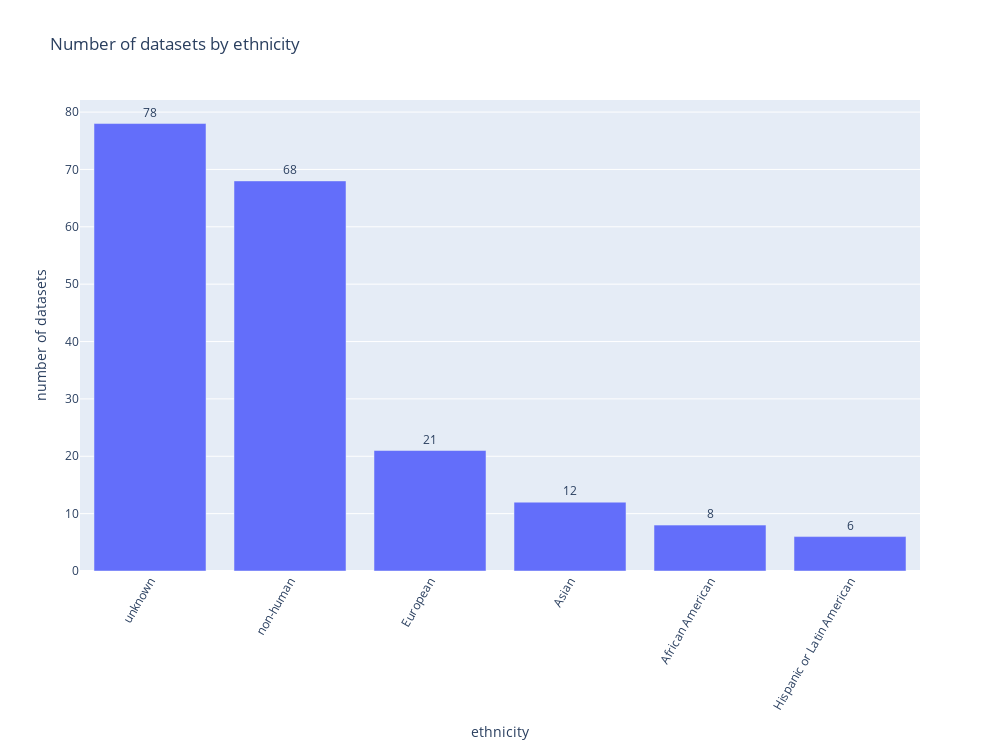

Here is the notebook cell this chart was saved with:
### Markdown cell above
### Ethnicity

### Code cell
df_ethnicity = datasets_df[['ethnicity']].explode('ethnicity').reset_index(drop = True)
to_change = ['East Asian', 'Chinese', 'Han Asian']
for label in to_change:
    df_ethnicity['ethnicity'] = df_ethnicity['ethnicity'].str.replace(label, 'Asian')
df_ethnicity['ethnicity'] = df_ethnicity['ethnicity'].str.replace('Finnish', 'European')
df_ethnicity.loc[df_ethnicity['ethnicity']=='male', 'ethnicity'] = 'unknown'
df_ethnicity.loc[df_ethnicity['ethnicity']=='na', 'ethnicity'] = 'non-human'

create_barplot(df_ethnicity, 'ethnicity')

### Figure 1 — Plotly figure (JSON) as saved in the notebook; plotly's stock layout.template omitted (floating-point values rounded to 4 significant figures)
{"data": [{"hovertemplate": "Category: %{x}<br>Count: %{y}<br>", "text": ["78", "68", "21", "12", "8", "6"], "textposition": "outside", "type": "bar", "x": ["unknown", "non-human", "European", "Asian", "African American", "Hispanic or Latin American"], "y": [78, 68, 21, 12, 8, 6]}], "layout": {"autosize": false, "height": 750, "title": {"text": "Number of datasets by ethnicity"}, "width": 1000, "xaxis": {"tickangle": -60, "title": {"text": "ethnicity"}}, "yaxis": {"title": {"text": "number of datasets"}}}}
